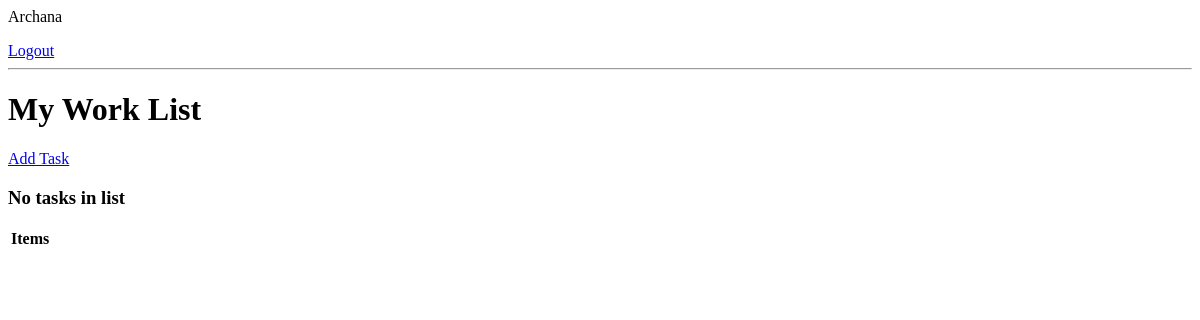
/teacher-worklist/ (signed in), run on an earlier commit of the app's database.
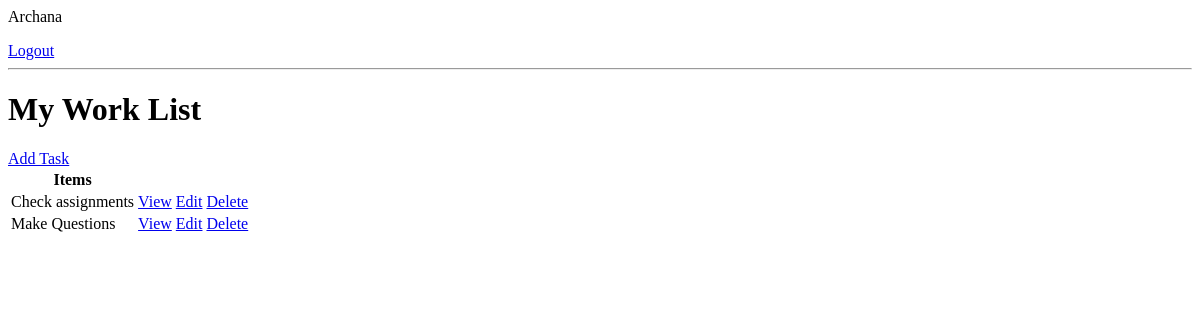
And on a later commit of the database.
### worklist/models.py (models this page shows, shortened)
class Task(models.Model):
    user = models.ForeignKey(User, on_delete=models.CASCADE, null=True, blank=True)
    title = models.CharField(max_length=200)
    description = models.TextField(null=True, blank=True)
    complete = models.BooleanField(default=False)
    created = models.DateTimeField(auto_now_add=True)
    class Meta:
        order_with_respect_to = 'user'

### worklist/views.py (the view)
# urls.py: path('teacher-worklist/',TaskList.as_view(), name='tasks'),
class TaskList(LoginRequiredMixin,ListView):
    model = Task
    context_object_name = 'tasks'
    def get_context_data(self,**kwargs):
        context = super().get_context_data(**kwargs)
        context['tasks'] = context['tasks'].filter(user = self.request.user)
        context['count'] = context['tasks'].filter(complete = False).count()
        return context

### templates/worklist/task_list.html
{% if request.user.is_authenticated %}
<p>{{request.user}}</p>
<a href="{% url 'logout' %}">Logout</a>
{% else %}
<a href="{% url 'login' %}">Login</a>
{% endif %}
<hr></hr>
<h1>My Work List</h1>
<a href="{% url 'task-create' %}">Add Task</a>
<table>
    <tr>
        <th>Items</th>
        <th></th>
        <th></th>
    </tr>
    {% for task in tasks %}
    <tr>
        <td>{{task.title}}</td>
        <td><a href="{% url 'task' task.id %}">View</a></td>
        <td><a href="{% url 'task-update' task.id %}">Edit</a></td>
        <td><a href="{% url 'task-delete' task.id %}">Delete</a></td>
    </tr>
    {% empty %}
    <h3>No tasks in list</h3>
    {% endfor %}
</table>

What changed in the data, as far as the page shows it:
added Task: title "Check assignments"
added Task: title "Make Questions"
Also different on the page:
text no longer shown: "No tasks in list"
